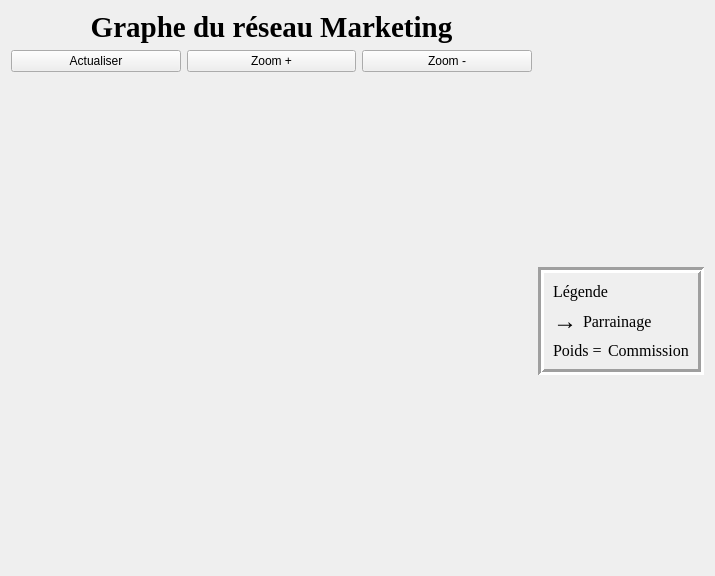
<?xml version="1.0" encoding="UTF-8"?>
<ui version="4.0">
 <class>Form</class>
 <widget class="QWidget" name="Form">
  <property name="geometry">
   <rect>
    <x>0</x>
    <y>0</y>
    <width>715</width>
    <height>576</height>
   </rect>
  </property>
  <property name="windowTitle">
   <string>Form</string>
  </property>
  <layout class="QGridLayout" name="gridLayout_2">
   <item row="0" column="0" colspan="3">
    <widget class="QLabel" name="label_2">
     <property name="sizePolicy">
      <sizepolicy hsizetype="Preferred" vsizetype="Fixed">
       <horstretch>0</horstretch>
       <verstretch>0</verstretch>
      </sizepolicy>
     </property>
     <property name="font">
      <font>
       <family>Times New Roman</family>
       <pointsize>22</pointsize>
       <weight>75</weight>
       <bold>true</bold>
      </font>
     </property>
     <property name="text">
      <string>Graphe du réseau Marketing</string>
     </property>
     <property name="alignment">
      <set>Qt::AlignCenter</set>
     </property>
    </widget>
   </item>
   <item row="1" column="0">
    <widget class="QPushButton" name="btnActualiser">
     <property name="text">
      <string>Actualiser</string>
     </property>
    </widget>
   </item>
   <item row="1" column="1">
    <widget class="QPushButton" name="btnZoomPlus">
     <property name="text">
      <string>Zoom +</string>
     </property>
    </widget>
   </item>
   <item row="1" column="2">
    <widget class="QPushButton" name="btnZoomMoins">
     <property name="text">
      <string>Zoom -</string>
     </property>
    </widget>
   </item>
   <item row="2" column="0" colspan="3">
    <layout class="QGridLayout" name="gridLayout">
     <item row="1" column="0">
      <widget class="QWidget" name="widgetGraphe" native="true">
       <property name="sizePolicy">
        <sizepolicy hsizetype="Expanding" vsizetype="Expanding">
         <horstretch>0</horstretch>
         <verstretch>0</verstretch>
        </sizepolicy>
       </property>
      </widget>
     </item>
    </layout>
   </item>
   <item row="2" column="3">
    <widget class="QFrame" name="frame">
     <property name="sizePolicy">
      <sizepolicy hsizetype="Fixed" vsizetype="Fixed">
       <horstretch>0</horstretch>
       <verstretch>0</verstretch>
      </sizepolicy>
     </property>
     <property name="font">
      <font>
       <family>Times New Roman</family>
       <pointsize>12</pointsize>
      </font>
     </property>
     <property name="frameShape">
      <enum>QFrame::Box</enum>
     </property>
     <property name="frameShadow">
      <enum>QFrame::Sunken</enum>
     </property>
     <property name="lineWidth">
      <number>3</number>
     </property>
     <layout class="QVBoxLayout" name="verticalLayout">
      <item>
       <widget class="QLabel" name="label">
        <property name="text">
         <string>Légende </string>
        </property>
       </widget>
      </item>
      <item>
       <layout class="QFormLayout" name="formLayout_2">
        <item row="0" column="0">
         <widget class="QLabel" name="label_3">
          <property name="font">
           <font>
            <family>Times New Roman</family>
            <pointsize>18</pointsize>
            <weight>75</weight>
            <bold>true</bold>
           </font>
          </property>
          <property name="text">
           <string>→</string>
          </property>
         </widget>
        </item>
        <item row="0" column="1">
         <widget class="QLabel" name="label_4">
          <property name="text">
           <string>Parrainage</string>
          </property>
         </widget>
        </item>
       </layout>
      </item>
      <item>
       <layout class="QFormLayout" name="formLayout">
        <item row="0" column="0">
         <widget class="QLabel" name="label_5">
          <property name="text">
           <string>Poids =</string>
          </property>
         </widget>
        </item>
        <item row="0" column="1">
         <widget class="QLabel" name="label_6">
          <property name="text">
           <string>Commission</string>
          </property>
         </widget>
        </item>
       </layout>
      </item>
     </layout>
    </widget>
   </item>
  </layout>
 </widget>
 <resources/>
 <connections/>
</ui>
